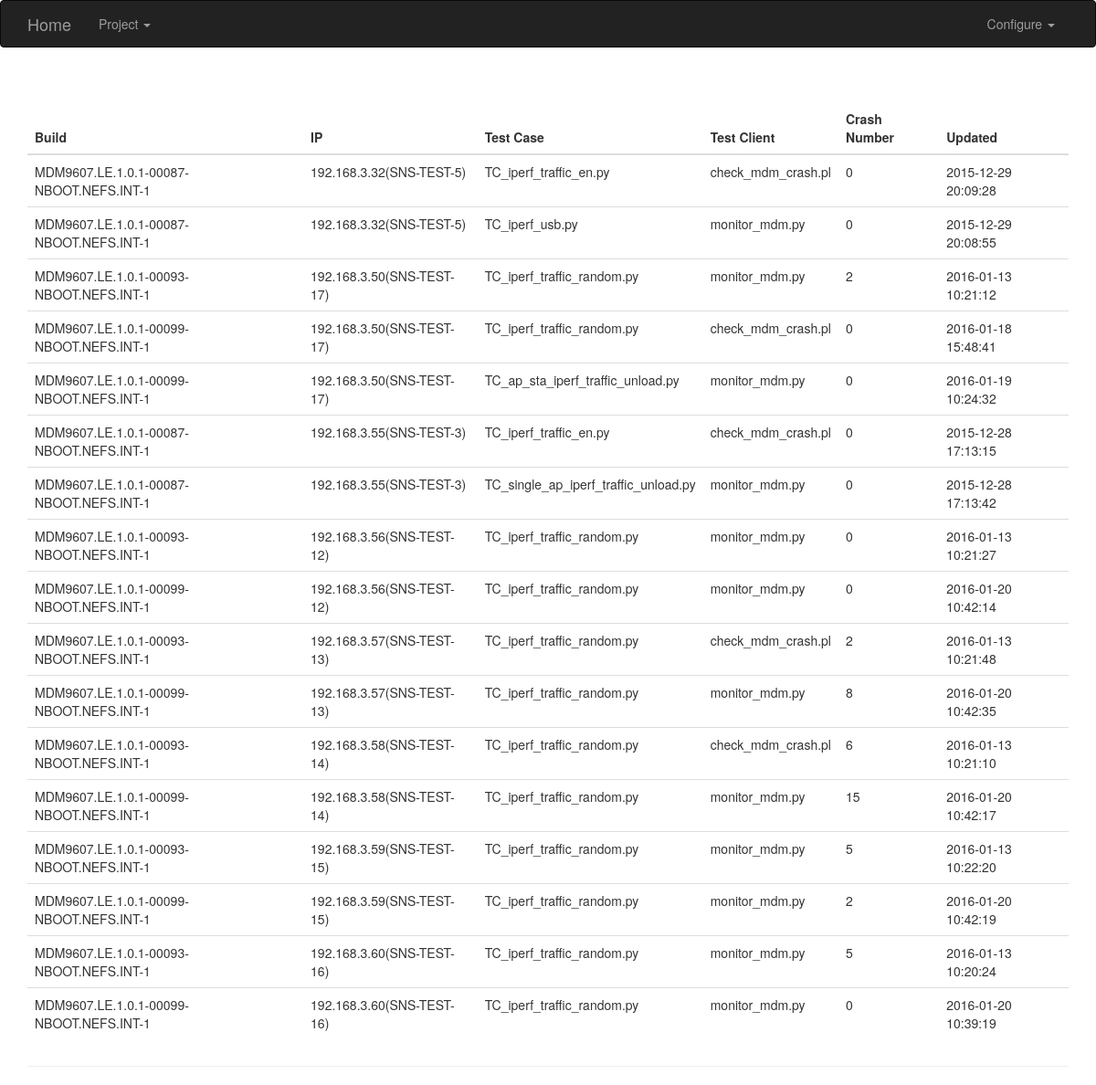
Screenshot of /project/tbd?project_name=MDM.LE.1.0.1 with the database file from the repository.
### TBD.py (models this page shows, shortened)
class TD(db.Model):
    __tablename__ = 'td'
    id = db.Column(db.Integer, primary_key=True)
    host_id = db.Column(db.Integer, db.ForeignKey('hosts.id'))
    build_id = db.Column(db.Integer, db.ForeignKey('builds.id'))
    tc_name = db.Column(db.String(64), nullable=False)
    __table_args__ = (
        db.UniqueConstraint(host_id, build_id, tc_name, name='unique_tc_build_and_host'),
    )
    test_client = db.Column(db.String(64), nullable=False)
    crash_num = db.Column(db.Integer, default=0)
    ta_name = db.Column(db.String(64), nullable=True)
    tc_result = db.Column(db.Boolean, nullable=True)
    ta_result = db.Column(db.Boolean, nullable=True)
    update_time = db.Column(db.DateTime, nullable=True)

class Build(db.Model):
    __tablename__ = 'builds'
    id = db.Column(db.Integer, primary_key=True)
    project_id = db.Column(db.Integer, db.ForeignKey('projects.id'))
    version = db.Column(db.TEXT, unique=True)
    name = db.Column(db.String(64), nullable=False)
    meta_path = db.Column(db.TEXT, nullable=False)
    local_path = db.Column(db.TEXT, nullable=True)
    crash_path = db.Column(db.TEXT, nullable=False)
    is_crm = db.Column(db.Boolean, nullable=True)
    td = db.relationship(TD, backref='build')

class Host(db.Model):
    __tablename__ = 'hosts'
    id = db.Column(db.Integer, primary_key=True)
    name = db.Column(db.String(64), unique=True)
    ip_addr = db.Column(db.String(64), nullable=False)
    td = db.relationship(TD, backref='host')

### TBD.py (the view)
@app.route('/project/tbd', methods=['GET'])
def project_tbd():
    project = Project.query.order_by(Project.name).all()
    project_name = request.args.get('project_name', None)
    build_version = request.args.get('build_version', None)
    log.debug("Query TBD for project {} and build {}!".format(project_name, build_version))
    if build_version:
        tbd = TD.query.join(TD.host).join(TD.build).join(Build.project).filter(Build.version==build_version).order_by(Host.ip_addr).all()
    elif project_name:
        tbd = TD.query.join(TD.host).join(TD.build).join(Build.project).filter(Project.name==project_name).order_by(Host.ip_addr).all()
    else:
        tbd = TD.query.join(TD.host).join(TD.build).join(Build.project).order_by(Host.ip_addr).all()
    return render_template('project_tbd.html', project=project, project_name=project_name, tbd=tbd)

### templates/project_tbd.html (shortened to what this page needs)
{% extends "base.html" %}
{% block content %}
<div class="container">
    <div class="page-header">
        <table class="table">
            <thead>
                <th>Build</th>
                <th>IP</th>
                <th>Test Case</th>
                <th>Test Client</th>
                <th>Crash Number</th>
                <th>Updated</th
            </thead>
            <tbody>
                {% for td in tbd %}
                <tr>
                    <td>{{ td.build.version }}</td>
                    <td>{{ td.host.ip_addr }}({{ td.host.name }})</td>
                    <td>{{ td.tc_name }}</td>
                    <td>{{ td.test_client }}</td>
                    <td>{{ td.crash_num }}</td>
                    <td>{{ td.update_time.strftime('%Y-%m-%d %H:%M:%S') if td.update_time else None }}</td>
                </tr>
                {% endfor %}
            </tbody>
        </table>
    </div>
</div>
{% endblock %}7

### rows the page displays
TD: build.version "MDM9607.LE.1.0.1-00087-NBOOT.NEFS.INT-1", host.ip_addr "192.168.3.32", host.name "SNS-TEST-5", tc_name "TC_iperf_traffic_en.py", test_client "check_mdm_crash.pl", crash_num "0", update_time "2015-12-29 20:09:28"
TD: build.version "MDM9607.LE.1.0.1-00087-NBOOT.NEFS.INT-1", host.ip_addr "192.168.3.32", host.name "SNS-TEST-5", tc_name "TC_iperf_usb.py", test_client "monitor_mdm.py", crash_num "0", update_time "2015-12-29 20:08:55"
TD: build.version "MDM9607.LE.1.0.1-00093-NBOOT.NEFS.INT-1", host.ip_addr "192.168.3.50", host.name "SNS-TEST-17", tc_name "TC_iperf_traffic_random.py", test_client "monitor_mdm.py", crash_num "2", update_time "2016-01-13 10:21:12"
TD: build.version "MDM9607.LE.1.0.1-00099-NBOOT.NEFS.INT-1", host.ip_addr "192.168.3.50", host.name "SNS-TEST-17", tc_name "TC_iperf_traffic_random.py", test_client "check_mdm_crash.pl", crash_num "0", update_time "2016-01-18 15:48:41"
TD: build.version "MDM9607.LE.1.0.1-00099-NBOOT.NEFS.INT-1", host.ip_addr "192.168.3.50", host.name "SNS-TEST-17", tc_name "TC_ap_sta_iperf_traffic_unload.py", test_client "monitor_mdm.py", crash_num "0", update_time "2016-01-19 10:24:32"
TD: build.version "MDM9607.LE.1.0.1-00087-NBOOT.NEFS.INT-1", host.ip_addr "192.168.3.55", host.name "SNS-TEST-3", tc_name "TC_iperf_traffic_en.py", test_client "check_mdm_crash.pl", crash_num "0", update_time "2015-12-28 17:13:15"
TD: build.version "MDM9607.LE.1.0.1-00087-NBOOT.NEFS.INT-1", host.ip_addr "192.168.3.55", host.name "SNS-TEST-3", tc_name "TC_single_ap_iperf_traffic_unload.py", test_client "monitor_mdm.py", crash_num "0", update_time "2015-12-28 17:13:42"
TD: build.version "MDM9607.LE.1.0.1-00093-NBOOT.NEFS.INT-1", host.ip_addr "192.168.3.56", host.name "SNS-TEST-12", tc_name "TC_iperf_traffic_random.py", test_client "monitor_mdm.py", crash_num "0", update_time "2016-01-13 10:21:27"
TD: build.version "MDM9607.LE.1.0.1-00099-NBOOT.NEFS.INT-1", host.ip_addr "192.168.3.56", host.name "SNS-TEST-12", tc_name "TC_iperf_traffic_random.py", test_client "monitor_mdm.py", crash_num "0", update_time "2016-01-20 10:42:14"
TD: build.version "MDM9607.LE.1.0.1-00093-NBOOT.NEFS.INT-1", host.ip_addr "192.168.3.57", host.name "SNS-TEST-13", tc_name "TC_iperf_traffic_random.py", test_client "check_mdm_crash.pl", crash_num "2", update_time "2016-01-13 10:21:48"
TD: build.version "MDM9607.LE.1.0.1-00099-NBOOT.NEFS.INT-1", host.ip_addr "192.168.3.57", host.name "SNS-TEST-13", tc_name "TC_iperf_traffic_random.py", test_client "monitor_mdm.py", crash_num "8", update_time "2016-01-20 10:42:35"
TD: build.version "MDM9607.LE.1.0.1-00093-NBOOT.NEFS.INT-1", host.ip_addr "192.168.3.58", host.name "SNS-TEST-14", tc_name "TC_iperf_traffic_random.py", test_client "check_mdm_crash.pl", crash_num "6", update_time "2016-01-13 10:21:10"
TD: build.version "MDM9607.LE.1.0.1-00099-NBOOT.NEFS.INT-1", host.ip_addr "192.168.3.58", host.name "SNS-TEST-14", tc_name "TC_iperf_traffic_random.py", test_client "monitor_mdm.py", crash_num "15", update_time "2016-01-20 10:42:17"
TD: build.version "MDM9607.LE.1.0.1-00093-NBOOT.NEFS.INT-1", host.ip_addr "192.168.3.59", host.name "SNS-TEST-15", tc_name "TC_iperf_traffic_random.py", test_client "monitor_mdm.py", crash_num "5", update_time "2016-01-13 10:22:20"
TD: build.version "MDM9607.LE.1.0.1-00099-NBOOT.NEFS.INT-1", host.ip_addr "192.168.3.59", host.name "SNS-TEST-15", tc_name "TC_iperf_traffic_random.py", test_client "monitor_mdm.py", crash_num "2", update_time "2016-01-20 10:42:19"
TD: build.version "MDM9607.LE.1.0.1-00093-NBOOT.NEFS.INT-1", host.ip_addr "192.168.3.60", host.name "SNS-TEST-16", tc_name "TC_iperf_traffic_random.py", test_client "monitor_mdm.py", crash_num "5", update_time "2016-01-13 10:20:24"
TD: build.version "MDM9607.LE.1.0.1-00099-NBOOT.NEFS.INT-1", host.ip_addr "192.168.3.60", host.name "SNS-TEST-16", tc_name "TC_iperf_traffic_random.py", test_client "monitor_mdm.py", crash_num "0", update_time "2016-01-20 10:39:19"
